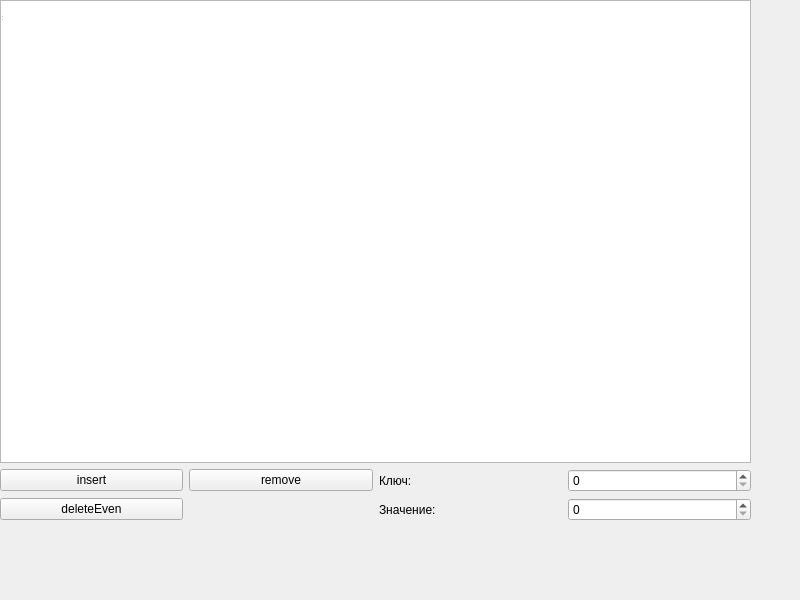
<?xml version="1.0" encoding="UTF-8"?>
<ui version="4.0">
 <class>main_window</class>
 <widget class="QWidget" name="main_window">
  <property name="geometry">
   <rect>
    <x>0</x>
    <y>0</y>
    <width>800</width>
    <height>600</height>
   </rect>
  </property>
  <property name="windowTitle">
   <string>main_window</string>
  </property>
  <widget class="QWidget" name="centralwidget" native="true">
   <property name="geometry">
    <rect>
     <x>0</x>
     <y>0</y>
     <width>751</width>
     <height>521</height>
    </rect>
   </property>
   <widget class="QWidget" name="gridLayoutWidget">
    <property name="geometry">
     <rect>
      <x>0</x>
      <y>0</y>
      <width>751</width>
      <height>521</height>
     </rect>
    </property>
    <layout class="QGridLayout" name="gridLayout">
     <item row="1" column="0">
      <widget class="QPushButton" name="pushButton">
       <property name="text">
        <string>insert</string>
       </property>
      </widget>
     </item>
     <item row="1" column="2">
      <widget class="QLabel" name="label">
       <property name="text">
        <string>Ключ:</string>
       </property>
      </widget>
     </item>
     <item row="1" column="3">
      <widget class="QSpinBox" name="spinBox"/>
     </item>
     <item row="2" column="2">
      <widget class="QLabel" name="label_2">
       <property name="text">
        <string>Значение:</string>
       </property>
      </widget>
     </item>
     <item row="1" column="1">
      <widget class="QPushButton" name="pushButton_2">
       <property name="text">
        <string>remove</string>
       </property>
      </widget>
     </item>
     <item row="0" column="0" colspan="4">
      <widget class="QTableWidget" name="tableWidget"/>
     </item>
     <item row="2" column="0">
      <widget class="QPushButton" name="pushButton_3">
       <property name="text">
        <string>deleteEven</string>
       </property>
      </widget>
     </item>
     <item row="2" column="3">
      <widget class="QSpinBox" name="spinBox_2"/>
     </item>
    </layout>
   </widget>
  </widget>
  <widget class="QStatusBar" name="statusbar">
   <property name="geometry">
    <rect>
     <x>0</x>
     <y>0</y>
     <width>3</width>
     <height>22</height>
    </rect>
   </property>
  </widget>
 </widget>
 <resources/>
 <connections/>
</ui>
